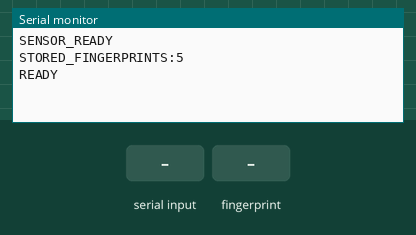
Bench run of a sketch on a simulated ESP32. On the bench: the last lines printed to the serial monitor. The inputs (shaded band) are chosen by the test bench.

Above: at 2.2 s.
2.3 s: "E90\n" received over Serial
At 3.0 s:
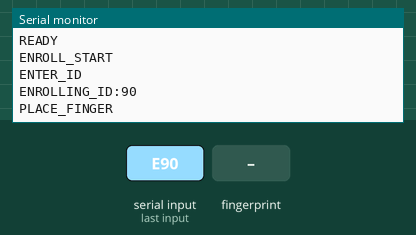
3.8 s: finger stored as number 1 placed on the sensor
At 4.4 s:
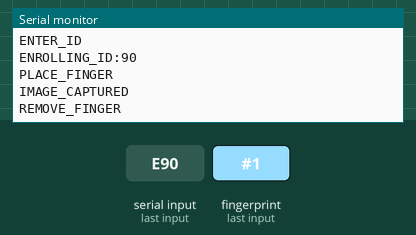
7.5 s: finger stored as number 1 placed on the sensor
At 8.5 s:
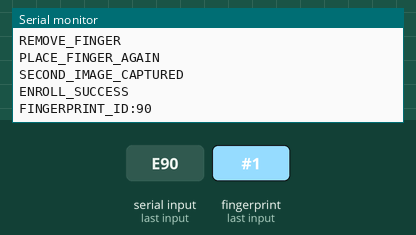
9.2 s: "S90\n" received over Serial
At 10.4 s:
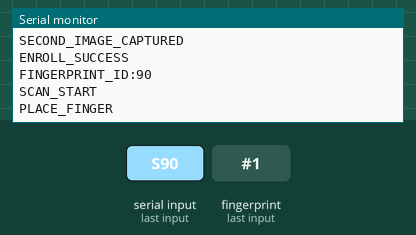
10.7 s: finger stored as number 1 placed on the sensor
At 12.1 s:
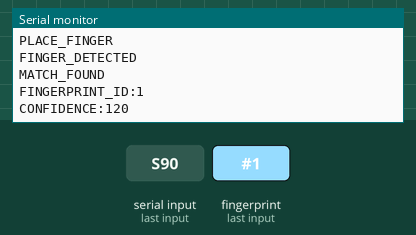

The sketch:

sketch_sep19a.ino
```cpp
#include <Adafruit_Fingerprint.h>

HardwareSerial fingerSerial(2);
Adafruit_Fingerprint finger = Adafruit_Fingerprint(&fingerSerial);

void setup() {
  Serial.begin(115200);

  // R307S TX -> GPIO 12
  // R307S RX -> GPIO 13
  fingerSerial.begin(57600, SERIAL_8N1, 12, 13);
  finger.begin(57600);

  if (finger.verifyPassword()) {
    Serial.println("SENSOR_READY");
  } else {
    Serial.println("SENSOR_ERROR");
    while (1);
  }

  finger.getTemplateCount();

  Serial.print("STORED_FINGERPRINTS:");
  Serial.println(finger.templateCount);

  Serial.println("READY");
}

void loop() {

  if (Serial.available()) {
    char command = Serial.read();

    if (command == 'E' || command == 'e') {
      enrollFingerprint();
    }

    if (command == 'S' || command == 's') {
      scanFingerprint();
    }
  }
}


// ================= ENROLL =================

void enrollFingerprint() {

  Serial.println("ENROLL_START");
  Serial.println("ENTER_ID");

  while (!Serial.available());
  int id = Serial.parseInt();

  if (id < 1 || id > 127) {
    Serial.println("INVALID_ID");
    return;
  }

  Serial.print("ENROLLING_ID:");
  Serial.println(id);

  int p = -1;

  Serial.println("PLACE_FINGER");

  while (p != FINGERPRINT_OK) {
    p = finger.getImage();

    if (p == FINGERPRINT_OK) {
      Serial.println("IMAGE_CAPTURED");
    }
  }

  p = finger.image2Tz(1);

  if (p != FINGERPRINT_OK) {
    Serial.println("IMAGE_PROCESS_ERROR");
    return;
  }

  Serial.println("REMOVE_FINGER");

  delay(2000);

  while (finger.getImage() != FINGERPRINT_NOFINGER);

  Serial.println("PLACE_FINGER_AGAIN");

  p = -1;

  while (p != FINGERPRINT_OK) {
    p = finger.getImage();

    if (p == FINGERPRINT_OK) {
      Serial.println("SECOND_IMAGE_CAPTURED");
    }
  }

  p = finger.image2Tz(2);

  if (p != FINGERPRINT_OK) {
    Serial.println("SECOND_PROCESS_ERROR");
    return;
  }

  p = finger.createModel();

  if (p != FINGERPRINT_OK) {
    Serial.println("FINGERPRINT_MISMATCH");
    return;
  }

  p = finger.storeModel(id);

  if (p == FINGERPRINT_OK) {

    Serial.println("ENROLL_SUCCESS");

    Serial.print("FINGERPRINT_ID:");
    Serial.println(id);

  } else {

    Serial.println("ENROLL_FAILED");
  }
}


// ================= SCAN =================

void scanFingerprint() {

  Serial.println("SCAN_START");
  Serial.println("PLACE_FINGER");

  int p = -1;

  while (p != FINGERPRINT_OK) {

    p = finger.getImage();

    if (p == FINGERPRINT_OK) {
      Serial.println("FINGER_DETECTED");
    }
  }

  p = finger.image2Tz();

  if (p != FINGERPRINT_OK) {
    Serial.println("PROCESS_ERROR");
    return;
  }

  p = finger.fingerSearch();

  if (p == FINGERPRINT_OK) {

    Serial.println("MATCH_FOUND");

    Serial.print("FINGERPRINT_ID:");
    Serial.println(finger.fingerID);

    Serial.print("CONFIDENCE:");
    Serial.println(finger.confidence);

  } else {

    Serial.println("NO_MATCH");
  }

  delay(1000);
}
```

Measured:
- after the input at 2.3 s, the serial monitor: prints a new line at once (image 1)
- after the input at 3.8 s, the serial monitor: prints a new line at once (image 2)
- after the input at 7.5 s, the serial monitor: prints a new line at once (image 3)
- after the input at 9.2 s, the serial monitor: prints a new line at once (image 4)
- after the input at 10.7 s, the serial monitor: prints a new line at once (image 5)
